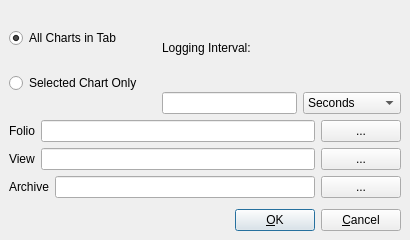
<ui version="4.0" >
 <class>RecordDialog</class>
 <widget class="QDialog" name="RecordDialog" >
  <property name="windowModality" >
   <enum>Qt::WindowModal</enum>
  </property>
  <property name="geometry" >
   <rect>
    <x>0</x>
    <y>0</y>
    <width>410</width>
    <height>240</height>
   </rect>
  </property>
  <property name="sizePolicy" >
   <sizepolicy>
    <hsizetype>5</hsizetype>
    <vsizetype>0</vsizetype>
    <horstretch>0</horstretch>
    <verstretch>0</verstretch>
   </sizepolicy>
  </property>
  <property name="minimumSize" >
   <size>
    <width>410</width>
    <height>240</height>
   </size>
  </property>
  <property name="maximumSize" >
   <size>
    <width>16777215</width>
    <height>240</height>
   </size>
  </property>
  <property name="windowTitle" >
   <string>Record</string>
  </property>
  <property name="windowIcon" >
   <iconset resource="pmchart.qrc" >:/images/archive.png</iconset>
  </property>
  <property name="toolTip" >
   <string/>
  </property>
  <property name="sizeGripEnabled" >
   <bool>false</bool>
  </property>
  <layout class="QGridLayout" >
   <property name="margin" >
    <number>9</number>
   </property>
   <property name="spacing" >
    <number>6</number>
   </property>
   <item row="0" column="0" >
    <layout class="QVBoxLayout" >
     <property name="margin" >
      <number>0</number>
     </property>
     <property name="spacing" >
      <number>6</number>
     </property>
     <item>
      <layout class="QHBoxLayout" >
       <property name="margin" >
        <number>0</number>
       </property>
       <property name="spacing" >
        <number>0</number>
       </property>
       <item>
        <layout class="QVBoxLayout" >
         <property name="margin" >
          <number>0</number>
         </property>
         <property name="spacing" >
          <number>6</number>
         </property>
         <item>
          <widget class="QRadioButton" name="allGadgetsRadioButton" >
           <property name="sizePolicy" >
            <sizepolicy>
             <hsizetype>1</hsizetype>
             <vsizetype>0</vsizetype>
             <horstretch>0</horstretch>
             <verstretch>0</verstretch>
            </sizepolicy>
           </property>
           <property name="text" >
            <string>All Charts in Tab</string>
           </property>
           <property name="checked" >
            <bool>true</bool>
           </property>
          </widget>
         </item>
         <item>
          <widget class="QRadioButton" name="selectedRadioButton" >
           <property name="text" >
            <string>Selected Chart Only</string>
           </property>
           <property name="checked" >
            <bool>false</bool>
           </property>
          </widget>
         </item>
        </layout>
       </item>
       <item>
        <spacer>
         <property name="orientation" >
          <enum>Qt::Horizontal</enum>
         </property>
         <property name="sizeType" >
          <enum>QSizePolicy::Fixed</enum>
         </property>
         <property name="sizeHint" >
          <size>
           <width>20</width>
           <height>20</height>
          </size>
         </property>
        </spacer>
       </item>
       <item>
        <layout class="QVBoxLayout" >
         <property name="margin" >
          <number>0</number>
         </property>
         <property name="spacing" >
          <number>6</number>
         </property>
         <item>
          <widget class="QLabel" name="deltaLabel" >
           <property name="text" >
            <string>Logging Interval:</string>
           </property>
           <property name="alignment" >
            <set>Qt::AlignVCenter</set>
           </property>
           <property name="wordWrap" >
            <bool>false</bool>
           </property>
          </widget>
         </item>
         <item>
          <layout class="QHBoxLayout" >
           <property name="margin" >
            <number>0</number>
           </property>
           <property name="spacing" >
            <number>6</number>
           </property>
           <item>
            <widget class="QLineEdit" name="deltaLineEdit" >
             <property name="text" >
              <string/>
             </property>
             <property name="alignment" >
              <set>Qt::AlignRight</set>
             </property>
            </widget>
           </item>
           <item>
            <widget class="QComboBox" name="deltaUnitsComboBox" >
             <property name="sizePolicy" >
              <sizepolicy>
               <hsizetype>1</hsizetype>
               <vsizetype>0</vsizetype>
               <horstretch>0</horstretch>
               <verstretch>0</verstretch>
              </sizepolicy>
             </property>
             <property name="currentIndex" >
              <number>1</number>
             </property>
             <property name="maxCount" >
              <number>6</number>
             </property>
             <property name="insertPolicy" >
              <enum>QComboBox::NoInsert</enum>
             </property>
             <property name="duplicatesEnabled" >
              <bool>false</bool>
             </property>
             <item>
              <property name="text" >
               <string>Milliseconds</string>
              </property>
             </item>
             <item>
              <property name="text" >
               <string>Seconds</string>
              </property>
             </item>
             <item>
              <property name="text" >
               <string>Minutes</string>
              </property>
             </item>
             <item>
              <property name="text" >
               <string>Hours</string>
              </property>
             </item>
             <item>
              <property name="text" >
               <string>Days</string>
              </property>
             </item>
             <item>
              <property name="text" >
               <string>Weeks</string>
              </property>
             </item>
            </widget>
           </item>
          </layout>
         </item>
        </layout>
       </item>
      </layout>
     </item>
     <item>
      <layout class="QVBoxLayout" >
       <property name="margin" >
        <number>0</number>
       </property>
       <property name="spacing" >
        <number>6</number>
       </property>
       <item>
        <layout class="QHBoxLayout" >
         <property name="margin" >
          <number>0</number>
         </property>
         <property name="spacing" >
          <number>6</number>
         </property>
         <item>
          <widget class="QLabel" name="folioTextLabel" >
           <property name="text" >
            <string>Folio</string>
           </property>
           <property name="wordWrap" >
            <bool>false</bool>
           </property>
          </widget>
         </item>
         <item>
          <widget class="QLineEdit" name="folioLineEdit" />
         </item>
         <item>
          <widget class="QPushButton" name="folioPushButton" >
           <property name="text" >
            <string>...</string>
           </property>
           <property name="icon" >
            <iconset resource="pmchart.qrc" >:/images/folio.png</iconset>
           </property>
          </widget>
         </item>
        </layout>
       </item>
       <item>
        <layout class="QHBoxLayout" >
         <property name="margin" >
          <number>0</number>
         </property>
         <property name="spacing" >
          <number>6</number>
         </property>
         <item>
          <widget class="QLabel" name="viewTextLabel" >
           <property name="text" >
            <string>View</string>
           </property>
           <property name="wordWrap" >
            <bool>false</bool>
           </property>
          </widget>
         </item>
         <item>
          <widget class="QLineEdit" name="viewLineEdit" />
         </item>
         <item>
          <widget class="QPushButton" name="viewPushButton" >
           <property name="text" >
            <string>...</string>
           </property>
           <property name="icon" >
            <iconset resource="pmchart.qrc" >:/images/view.png</iconset>
           </property>
          </widget>
         </item>
        </layout>
       </item>
       <item>
        <layout class="QHBoxLayout" >
         <property name="margin" >
          <number>0</number>
         </property>
         <property name="spacing" >
          <number>6</number>
         </property>
         <item>
          <widget class="QLabel" name="archiveTextLabel" >
           <property name="text" >
            <string>Archive</string>
           </property>
           <property name="wordWrap" >
            <bool>false</bool>
           </property>
          </widget>
         </item>
         <item>
          <widget class="QLineEdit" name="archiveLineEdit" />
         </item>
         <item>
          <widget class="QPushButton" name="archivePushButton" >
           <property name="text" >
            <string>...</string>
           </property>
           <property name="icon" >
            <iconset resource="pmchart.qrc" >:/images/archive.png</iconset>
           </property>
          </widget>
         </item>
        </layout>
       </item>
      </layout>
     </item>
     <item>
      <spacer>
       <property name="orientation" >
        <enum>Qt::Vertical</enum>
       </property>
       <property name="sizeType" >
        <enum>QSizePolicy::Fixed</enum>
       </property>
       <property name="sizeHint" >
        <size>
         <width>20</width>
         <height>5</height>
        </size>
       </property>
      </spacer>
     </item>
     <item>
      <layout class="QHBoxLayout" >
       <property name="margin" >
        <number>0</number>
       </property>
       <property name="spacing" >
        <number>6</number>
       </property>
       <item>
        <spacer>
         <property name="orientation" >
          <enum>Qt::Horizontal</enum>
         </property>
         <property name="sizeType" >
          <enum>QSizePolicy::Expanding</enum>
         </property>
         <property name="sizeHint" >
          <size>
           <width>20</width>
           <height>20</height>
          </size>
         </property>
        </spacer>
       </item>
       <item>
        <widget class="QPushButton" name="buttonOk" >
         <property name="text" >
          <string>&amp;OK</string>
         </property>
         <property name="shortcut" >
          <string/>
         </property>
         <property name="autoDefault" >
          <bool>true</bool>
         </property>
         <property name="default" >
          <bool>true</bool>
         </property>
        </widget>
       </item>
       <item>
        <widget class="QPushButton" name="buttonCancel" >
         <property name="text" >
          <string>&amp;Cancel</string>
         </property>
         <property name="shortcut" >
          <string/>
         </property>
         <property name="autoDefault" >
          <bool>true</bool>
         </property>
        </widget>
       </item>
      </layout>
     </item>
    </layout>
   </item>
  </layout>
 </widget>
 <resources>
  <include location="pmchart.qrc" />
 </resources>
</ui>
